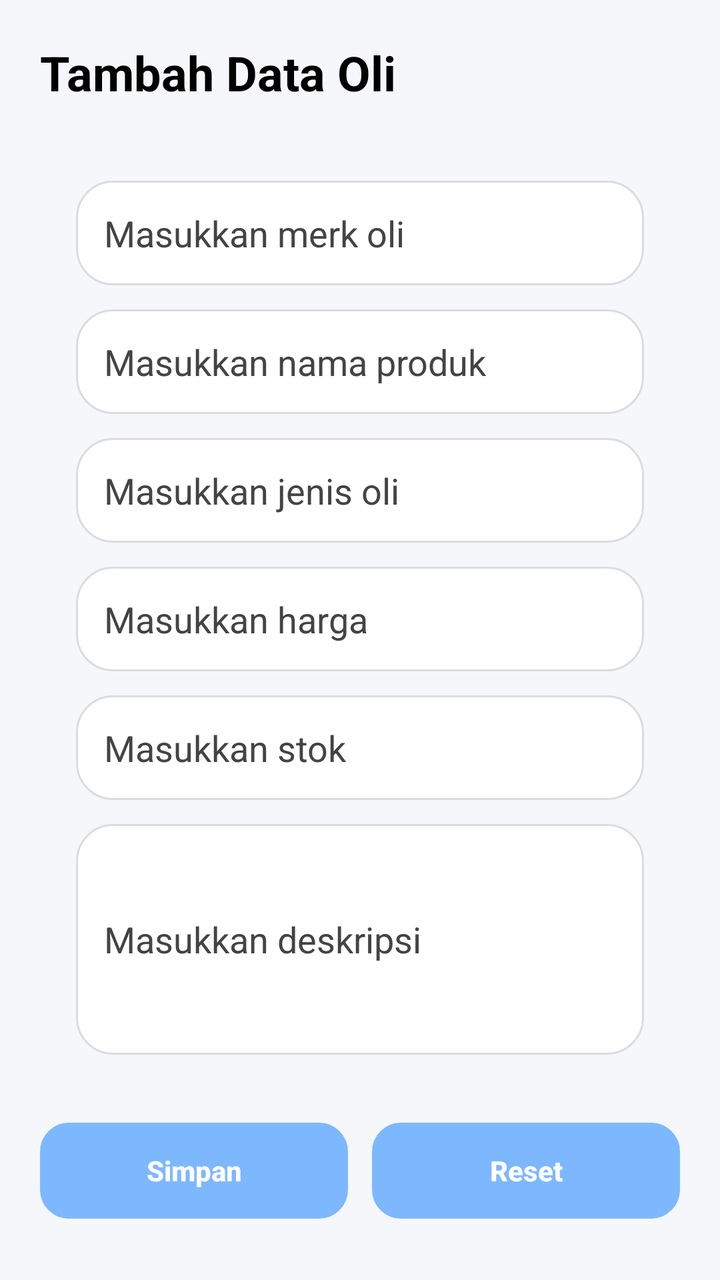
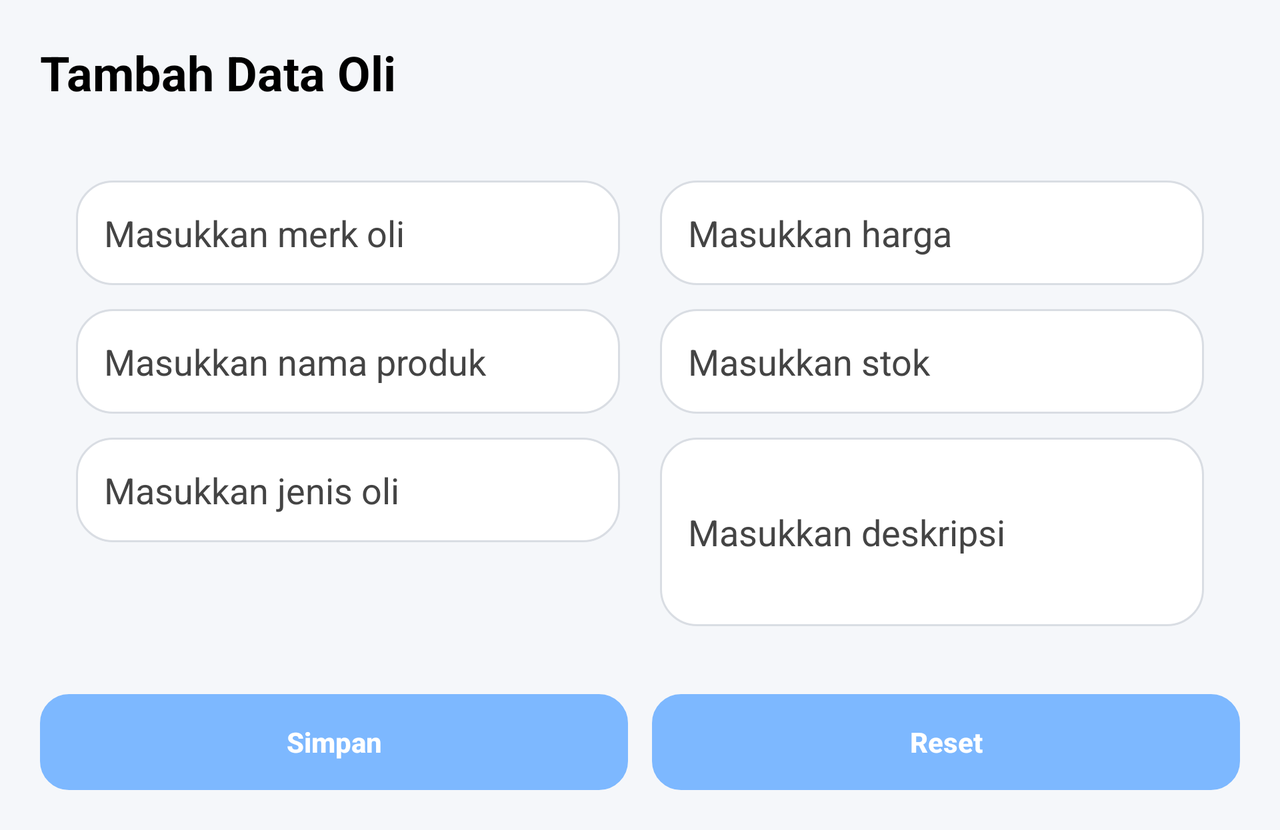

Compare how this app lays out the same screen by default and in its alternative resource folder. The renders come first, then the two layout files and the values they reference.
<!-- AndroidManifest.xml: application theme Theme.KatalogOliMotorMatic -->
<!-- res/layout/activity_tambah_oli.xml -->
<?xml version="1.0" encoding="utf-8"?>
<ScrollView xmlns:android="http://schemas.android.com/apk/res/android"
    android:layout_width="match_parent"
    android:layout_height="match_parent"
    android:background="@color/blue_light">

    <LinearLayout
        android:layout_width="match_parent"
        android:layout_height="wrap_content"
        android:orientation="vertical"
        android:padding="20dp">

        <TextView
            android:layout_width="wrap_content"
            android:layout_height="wrap_content"
            android:text="Tambah Data Oli"
            android:textColor="@color/text_dark"
            android:textSize="24sp"
            android:textStyle="bold" />

        <LinearLayout
            android:layout_width="match_parent"
            android:layout_height="wrap_content"
            android:layout_marginTop="20dp"
            android:background="@drawable/bg_card"
            android:orientation="vertical"
            android:padding="18dp">

            <EditText
                android:id="@+id/etMerk"
                android:layout_width="match_parent"
                android:layout_height="wrap_content"
                android:layout_marginBottom="12dp"
                android:background="@drawable/bg_search"
                android:hint="Masukkan merk oli"
                android:padding="14dp"
                android:textColor="@color/text_dark"
                android:textColorHint="@color/text_gray" />

            <EditText
                android:id="@+id/etNamaProduk"
                android:layout_width="match_parent"
                android:layout_height="wrap_content"
                android:layout_marginBottom="12dp"
                android:background="@drawable/bg_search"
                android:hint="Masukkan nama produk"
                android:padding="14dp"
                android:textColor="@color/text_dark"
                android:textColorHint="@color/text_gray" />

            <EditText
                android:id="@+id/etJenis"
                android:layout_width="match_parent"
                android:layout_height="wrap_content"
                android:layout_marginBottom="12dp"
                android:background="@drawable/bg_search"
                android:hint="Masukkan jenis oli"
                android:padding="14dp"
                android:textColor="@color/text_dark"
                android:textColorHint="@color/text_gray" />

            <EditText
                android:id="@+id/etHarga"
                android:layout_width="match_parent"
                android:layout_height="wrap_content"
                android:layout_marginBottom="12dp"
                android:background="@drawable/bg_search"
                android:hint="Masukkan harga"
                android:inputType="number"
                android:padding="14dp"
                android:textColor="@color/text_dark"
                android:textColorHint="@color/text_gray" />

            <EditText
                android:id="@+id/etStok"
                android:layout_width="match_parent"
                android:layout_height="wrap_content"
                android:layout_marginBottom="12dp"
                android:background="@drawable/bg_search"
                android:hint="Masukkan stok"
                android:inputType="number"
                android:padding="14dp"
                android:textColor="@color/text_dark"
                android:textColorHint="@color/text_gray" />

            <EditText
                android:id="@+id/etDeskripsi"
                android:layout_width="match_parent"
                android:layout_height="wrap_content"
                android:background="@drawable/bg_search"
                android:hint="Masukkan deskripsi"
                android:minLines="4"
                android:padding="14dp"
                android:textColor="@color/text_dark"
                android:textColorHint="@color/text_gray" />
        </LinearLayout>

        <LinearLayout
            android:layout_width="match_parent"
            android:layout_height="wrap_content"
            android:layout_marginTop="16dp"
            android:orientation="horizontal">

            <androidx.appcompat.widget.AppCompatButton
                android:id="@+id/btnSimpan"
                android:layout_width="0dp"
                android:layout_height="48dp"
                android:layout_weight="1"
                android:background="@drawable/bg_button"
                android:backgroundTint="@null"
                android:stateListAnimator="@null"
                android:text="Simpan"
                android:textAllCaps="false"
                android:textColor="@color/white"
                android:textStyle="bold" />

            <Space
                android:layout_width="12dp"
                android:layout_height="wrap_content" />

            <androidx.appcompat.widget.AppCompatButton
                android:id="@+id/btnReset"
                android:layout_width="0dp"
                android:layout_height="48dp"
                android:layout_weight="1"
                android:background="@drawable/bg_button"
                android:backgroundTint="@null"
                android:stateListAnimator="@null"
                android:text="Reset"
                android:textAllCaps="false"
                android:textColor="@color/white"
                android:textStyle="bold" />
        </LinearLayout>

    </LinearLayout>
</ScrollView>
<!-- resources referenced by this layout -->
<resources>
  <color name="blue_light">#F5F7FA</color>
  <color name="text_dark">#000000</color>
  <color name="text_gray">#444444</color>
  <color name="white">#FFFFFF</color>
  <!-- drawable bg_button (drawable) -->
  <?xml version="1.0" encoding="utf-8"?>
  <shape xmlns:android="http://schemas.android.com/apk/res/android">
      <solid android:color="@color/blue_soft"/>
      <corners android:radius="14dp"/>
      <stroke
          android:width="1dp"
          android:color="@color/blue_soft"/>
  </shape>
  <!-- drawable bg_search (drawable) -->
  <?xml version="1.0" encoding="utf-8"?>
  <shape xmlns:android="http://schemas.android.com/apk/res/android">
      <solid android:color="@color/white"/>
      <corners android:radius="18dp"/>
      <stroke
          android:width="1dp"
          android:color="@color/border_soft"/>
  </shape>
  <style name="Theme.KatalogOliMotorMatic" parent="Base.Theme.KatalogOliMotorMatic" />
  <color name="blue_soft">#7DB8FF</color>
  <color name="border_soft">#D9DDE3</color>
  <style name="Base.Theme.KatalogOliMotorMatic" parent="Theme.Material3.DayNight.NoActionBar">
          
          
      </style>
</resources>
<!-- res/layout-land/activity_tambah_oli.xml (the repository's variant of the layout above) -->
<!-- drawn on the phone turned sideways -->
<?xml version="1.0" encoding="utf-8"?>
<ScrollView xmlns:android="http://schemas.android.com/apk/res/android"
    android:layout_width="match_parent"
    android:layout_height="match_parent"
    android:background="@color/blue_light">

    <LinearLayout
        android:layout_width="match_parent"
        android:layout_height="wrap_content"
        android:orientation="vertical"
        android:padding="20dp">

        <TextView
            android:layout_width="wrap_content"
            android:layout_height="wrap_content"
            android:text="Tambah Data Oli"
            android:textColor="@color/text_dark"
            android:textSize="24sp"
            android:textStyle="bold" />

        <LinearLayout
            android:layout_width="match_parent"
            android:layout_height="wrap_content"
            android:layout_marginTop="20dp"
            android:background="@drawable/bg_card"
            android:orientation="horizontal"
            android:padding="18dp">

            <LinearLayout
                android:layout_width="0dp"
                android:layout_height="wrap_content"
                android:layout_weight="1"
                android:orientation="vertical"
                android:paddingEnd="10dp">

                <EditText
                    android:id="@+id/etMerk"
                    android:layout_width="match_parent"
                    android:layout_height="wrap_content"
                    android:layout_marginBottom="12dp"
                    android:background="@drawable/bg_search"
                    android:hint="Masukkan merk oli"
                    android:padding="14dp"
                    android:textColor="@color/text_dark"
                    android:textColorHint="@color/text_gray" />

                <EditText
                    android:id="@+id/etNamaProduk"
                    android:layout_width="match_parent"
                    android:layout_height="wrap_content"
                    android:layout_marginBottom="12dp"
                    android:background="@drawable/bg_search"
                    android:hint="Masukkan nama produk"
                    android:padding="14dp"
                    android:textColor="@color/text_dark"
                    android:textColorHint="@color/text_gray" />

                <EditText
                    android:id="@+id/etJenis"
                    android:layout_width="match_parent"
                    android:layout_height="wrap_content"
                    android:background="@drawable/bg_search"
                    android:hint="Masukkan jenis oli"
                    android:padding="14dp"
                    android:textColor="@color/text_dark"
                    android:textColorHint="@color/text_gray" />
            </LinearLayout>

            <LinearLayout
                android:layout_width="0dp"
                android:layout_height="wrap_content"
                android:layout_weight="1"
                android:orientation="vertical"
                android:paddingStart="10dp">

                <EditText
                    android:id="@+id/etHarga"
                    android:layout_width="match_parent"
                    android:layout_height="wrap_content"
                    android:layout_marginBottom="12dp"
                    android:background="@drawable/bg_search"
                    android:hint="Masukkan harga"
                    android:inputType="number"
                    android:padding="14dp"
                    android:textColor="@color/text_dark"
                    android:textColorHint="@color/text_gray" />

                <EditText
                    android:id="@+id/etStok"
                    android:layout_width="match_parent"
                    android:layout_height="wrap_content"
                    android:layout_marginBottom="12dp"
                    android:background="@drawable/bg_search"
                    android:hint="Masukkan stok"
                    android:inputType="number"
                    android:padding="14dp"
                    android:textColor="@color/text_dark"
                    android:textColorHint="@color/text_gray" />

                <EditText
                    android:id="@+id/etDeskripsi"
                    android:layout_width="match_parent"
                    android:layout_height="wrap_content"
                    android:background="@drawable/bg_search"
                    android:hint="Masukkan deskripsi"
                    android:minLines="3"
                    android:padding="14dp"
                    android:textColor="@color/text_dark"
                    android:textColorHint="@color/text_gray" />
            </LinearLayout>
        </LinearLayout>

        <LinearLayout
            android:layout_width="match_parent"
            android:layout_height="wrap_content"
            android:layout_marginTop="16dp"
            android:orientation="horizontal">

            <androidx.appcompat.widget.AppCompatButton
                android:id="@+id/btnSimpan"
                android:layout_width="0dp"
                android:layout_height="48dp"
                android:layout_weight="1"
                android:background="@drawable/bg_button"
                android:backgroundTint="@null"
                android:stateListAnimator="@null"
                android:text="Simpan"
                android:textAllCaps="false"
                android:textColor="@color/white"
                android:textStyle="bold" />

            <Space
                android:layout_width="12dp"
                android:layout_height="wrap_content" />

            <androidx.appcompat.widget.AppCompatButton
                android:id="@+id/btnReset"
                android:layout_width="0dp"
                android:layout_height="48dp"
                android:layout_weight="1"
                android:background="@drawable/bg_button"
                android:backgroundTint="@null"
                android:stateListAnimator="@null"
                android:text="Reset"
                android:textAllCaps="false"
                android:textColor="@color/white"
                android:textStyle="bold" />
        </LinearLayout>
    </LinearLayout>
</ScrollView>
